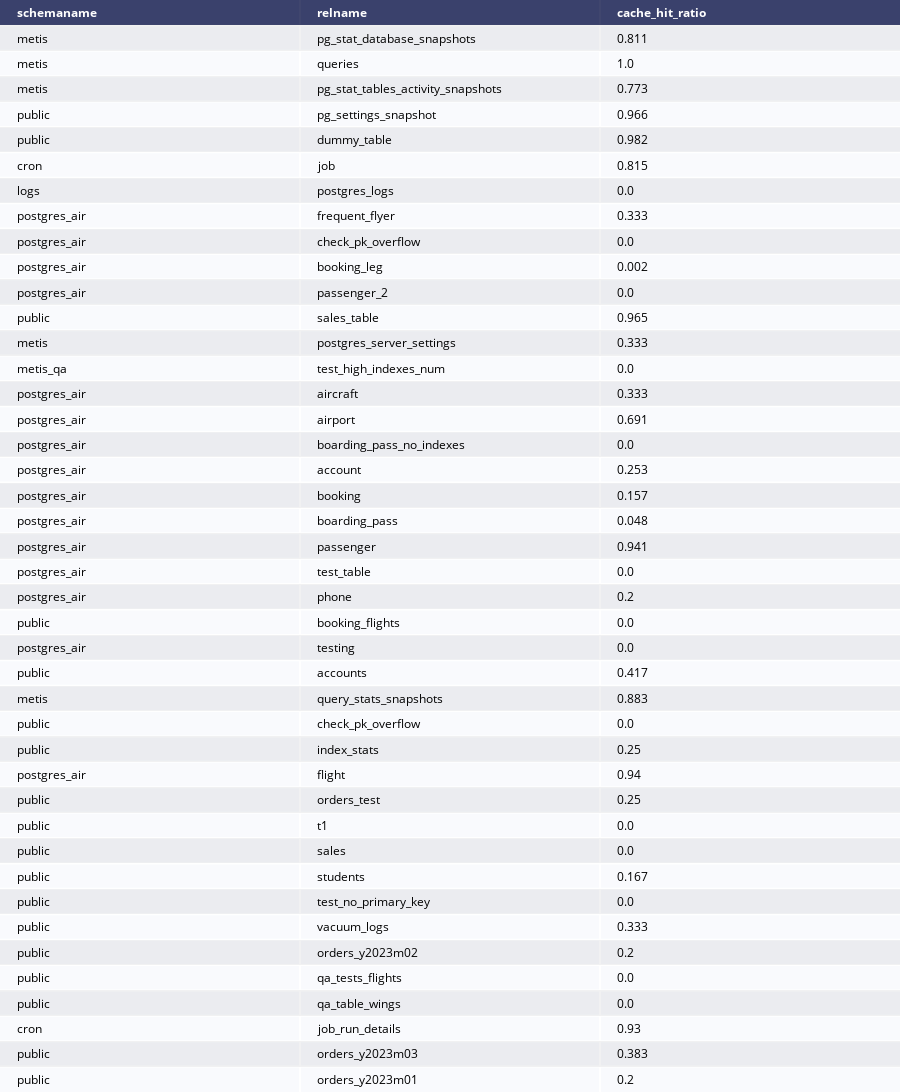

The code cell stored with this chart in its notebook:
### Markdown cell above
## Tables (in a single DB) Cache Hit Ratio.
Postgres caches recent queries in memory called the shared buffer cache (shared_buffers in postgresql.conf). The pg_statio_user_tables has as rows representing various stats on each of the (user) tables. The two columns of interest we’ll be looking at are:

* pg_statio_user_tables.heap_blks_read — Number of disk blocks read from a table (ie. missed cache)
* pg_statio_user_tables.heap_blks_hits — Number of buffer hits from this table (ie. cache hit)

TODO: also show the actual table size and the actual size of the table in the buffer now.

### Code cell
query_ccnnections_metrics = """
SELECT 
  schemaname, 
  pg_class.relname, 
  ROUND(
    CASE 
      WHEN heap_blks_hit + heap_blks_read = 0 
      THEN 0 
      ELSE heap_blks_hit::decimal / (heap_blks_hit + heap_blks_read) 
    END, 
    3
  ) as cache_hit_ratio
FROM 
  pg_statio_user_tables 
  JOIN pg_class ON pg_statio_user_tables.relid = pg_class.oid 
  JOIN pg_namespace ON pg_namespace.oid = pg_class.relnamespace;
"""

df_tables = pd.read_sql_query(query_ccnnections_metrics, connection)
table = ff.create_table(df_tables[['schemaname', 'relname', 'cache_hit_ratio']])

table.show()

### Figure 1 — Plotly figure (JSON) as saved in the notebook; plotly's stock layout.template omitted (floating-point values rounded to 4 significant figures; data arrays with more than 128 entries replaced by an {"elided": "..."} marker saying what was removed)
{"data": [{"colorscale": [[0, "#00083e"], [0.5, "#ededee"], [1, "#ffffff"]], "hoverinfo": "none", "opacity": 0.75, "showscale": false, "type": "heatmap", "z": {"elided": "43x3 float values"}}], "layout": {"annotations": [{"align": "left", "font": {"color": "#ffffff"}, "showarrow": false, "text": "<b>schemaname</b>", "x": -0.45, "xanchor": "left", "xref": "x", "y": 0, "yref": "y"}, {"align": "left", "font": {"color": "#ffffff"}, "showarrow": false, "text": "<b>relname</b>", "x": 0.55, "xanchor": "left", "xref": "x", "y": 0, "yref": "y"}, {"align": "left", "font": {"color": "#ffffff"}, "showarrow": false, "text": "<b>cache_hit_ratio</b>", "x": 1.55, "xanchor": "left", "xref": "x", "y": 0, "yref": "y"}, {"align": "left", "font": {"color": "#000000"}, "showarrow": false, "text": "metis", "x": -0.45, "xanchor": "left", "xref": "x", "y": 1, "yref": "y"}, {"align": "left", "font": {"color": "#000000"}, "showarrow": false, "text": "pg_stat_database_snapshots", "x": 0.55, "xanchor": "left", "xref": "x", "y": 1, "yref": "y"}, {"align": "left", "font": {"color": "#000000"}, "showarrow": false, "text": "0.811", "x": 1.55, "xanchor": "left", "xref": "x", "y": 1, "yref": "y"}, {"align": "left", "font": {"color": "#000000"}, "showarrow": false, "text": "metis", "x": -0.45, "xanchor": "left", "xref": "x", "y": 2, "yref": "y"}, {"align": "left", "font": {"color": "#000000"}, "showarrow": false, "text": "queries", "x": 0.55, "xanchor": "left", "xref": "x", "y": 2, "yref": "y"}, {"align": "left", "font": {"color": "#000000"}, "showarrow": false, "text": "1.0", "x": 1.55, "xanchor": "left", "xref": "x", "y": 2, "yref": "y"}, {"align": "left", "font": {"color": "#000000"}, "showarrow": false, "text": "metis", "x": -0.45, "xanchor": "left", "xref": "x", "y": 3, "yref": "y"}, {"align": "left", "font": {"color": "#000000"}, "showarrow": false, "text": "pg_stat_tables_activity_snapshots", "x": 0.55, "xanchor": "left", "xref": "x", "y": 3, "yref": "y"}, {"align": "left", "font": {"color": "#000000"}, "showarrow": false, "text": "0.773", "x": 1.55, "xanchor": "left", "xref": "x", "y": 3, "yref": "y"}, {"align": "left", "font": {"color": "#000000"}, "showarrow": false, "text": "public", "x": -0.45, "xanchor": "left", "xref": "x", "y": 4, "yref": "y"}, {"align": "left", "font": {"color": "#000000"}, "showarrow": false, "text": "pg_settings_snapshot", "x": 0.55, "xanchor": "left", "xref": "x", "y": 4, "yref": "y"}, {"align": "left", "font": {"color": "#000000"}, "showarrow": false, "text": "0.966", "x": 1.55, "xanchor": "left", "xref": "x", "y": 4, "yref": "y"}, {"align": "left", "font": {"color": "#000000"}, "showarrow": false, "text": "public", "x": -0.45, "xanchor": "left", "xref": "x", "y": 5, "yref": "y"}, {"align": "left", "font": {"color": "#000000"}, "showarrow": false, "text": "dummy_table", "x": 0.55, "xanchor": "left", "xref": "x", "y": 5, "yref": "y"}, {"align": "left", "font": {"color": "#000000"}, "showarrow": false, "text": "0.982", "x": 1.55, "xanchor": "left", "xref": "x", "y": 5, "yref": "y"}, {"align": "left", "font": {"color": "#000000"}, "showarrow": false, "text": "cron", "x": -0.45, "xanchor": "left", "xref": "x", "y": 6, "yref": "y"}, {"align": "left", "font": {"color": "#000000"}, "showarrow": false, "text": "job", "x": 0.55, "xanchor": "left", "xref": "x", "y": 6, "yref": "y"}, {"align": "left", "font": {"color": "#000000"}, "showarrow": false, "text": "0.815", "x": 1.55, "xanchor": "left", "xref": "x", "y": 6, "yref": "y"}, {"align": "left", "font": {"color": "#000000"}, "showarrow": false, "text": "logs", "x": -0.45, "xanchor": "left", "xref": "x", "y": 7, "yref": "y"}, {"align": "left", "font": {"color": "#000000"}, "showarrow": false, "text": "postgres_logs", "x": 0.55, "xanchor": "left", "xref": "x", "y": 7, "yref": "y"}, {"align": "left", "font": {"color": "#000000"}, "showarrow": false, "text": "0.0", "x": 1.55, "xanchor": "left", "xref": "x", "y": 7, "yref": "y"}, {"align": "left", "font": {"color": "#000000"}, "showarrow": false, "text": "postgres_air", "x": -0.45, "xanchor": "left", "xref": "x", "y": 8, "yref": "y"}, {"align": "left", "font": {"color": "#000000"}, "showarrow": false, "text": "frequent_flyer", "x": 0.55, "xanchor": "left", "xref": "x", "y": 8, "yref": "y"}, {"align": "left", "font": {"color": "#000000"}, "showarrow": false, "text": "0.333", "x": 1.55, "xanchor": "left", "xref": "x", "y": 8, "yref": "y"}, {"align": "left", "font": {"color": "#000000"}, "showarrow": false, "text": "postgres_air", "x": -0.45, "xanchor": "left", "xref": "x", "y": 9, "yref": "y"}, {"align": "left", "font": {"color": "#000000"}, "showarrow": false, "text": "check_pk_overflow", "x": 0.55, "xanchor": "left", "xref": "x", "y": 9, "yref": "y"}, {"align": "left", "font": {"color": "#000000"}, "showarrow": false, "text": "0.0", "x": 1.55, "xanchor": "left", "xref": "x", "y": 9, "yref": "y"}, {"align": "left", "font": {"color": "#000000"}, "showarrow": false, "text": "postgres_air", "x": -0.45, "xanchor": "left", "xref": "x", "y": 10, "yref": "y"}, {"align": "left", "font": {"color": "#000000"}, "showarrow": false, "text": "booking_leg", "x": 0.55, "xanchor": "left", "xref": "x", "y": 10, "yref": "y"}, {"align": "left", "font": {"color": "#000000"}, "showarrow": false, "text": "0.002", "x": 1.55, "xanchor": "left", "xref": "x", "y": 10, "yref": "y"}, {"align": "left", "font": {"color": "#000000"}, "showarrow": false, "text": "postgres_air", "x": -0.45, "xanchor": "left", "xref": "x", "y": 11, "yref": "y"}, {"align": "left", "font": {"color": "#000000"}, "showarrow": false, "text": "passenger_2", "x": 0.55, "xanchor": "left", "xref": "x", "y": 11, "yref": "y"}, {"align": "left", "font": {"color": "#000000"}, "showarrow": false, "text": "0.0", "x": 1.55, "xanchor": "left", "xref": "x", "y": 11, "yref": "y"}, {"align": "left", "font": {"color": "#000000"}, "showarrow": false, "text": "public", "x": -0.45, "xanchor": "left", "xref": "x", "y": 12, "yref": "y"}, {"align": "left", "font": {"color": "#000000"}, "showarrow": false, "text": "sales_table", "x": 0.55, "xanchor": "left", "xref": "x", "y": 12, "yref": "y"}, {"align": "left", "font": {"color": "#000000"}, "showarrow": false, "text": "0.965", "x": 1.55, "xanchor": "left", "xref": "x", "y": 12, "yref": "y"}, {"align": "left", "font": {"color": "#000000"}, "showarrow": false, "text": "metis", "x": -0.45, "xanchor": "left", "xref": "x", "y": 13, "yref": "y"}, {"align": "left", "font": {"color": "#000000"}, "showarrow": false, "text": "postgres_server_settings", "x": 0.55, "xanchor": "left", "xref": "x", "y": 13, "yref": "y"}, {"align": "left", "font": {"color": "#000000"}, "showarrow": false, "text": "0.333", "x": 1.55, "xanchor": "left", "xref": "x", "y": 13, "yref": "y"}, {"align": "left", "font": {"color": "#000000"}, "showarrow": false, "text": "metis_qa", "x": -0.45, "xanchor": "left", "xref": "x", "y": 14, "yref": "y"}, {"align": "left", "font": {"color": "#000000"}, "showarrow": false, "text": "test_high_indexes_num", "x": 0.55, "xanchor": "left", "xref": "x", "y": 14, "yref": "y"}, {"align": "left", "font": {"color": "#000000"}, "showarrow": false, "text": "0.0", "x": 1.55, "xanchor": "left", "xref": "x", "y": 14, "yref": "y"}, {"align": "left", "font": {"color": "#000000"}, "showarrow": false, "text": "postgres_air", "x": -0.45, "xanchor": "left", "xref": "x", "y": 15, "yref": "y"}, {"align": "left", "font": {"color": "#000000"}, "showarrow": false, "text": "aircraft", "x": 0.55, "xanchor": "left", "xref": "x", "y": 15, "yref": "y"}, {"align": "left", "font": {"color": "#000000"}, "showarrow": false, "text": "0.333", "x": 1.55, "xanchor": "left", "xref": "x", "y": 15, "yref": "y"}, {"align": "left", "font": {"color": "#000000"}, "showarrow": false, "text": "postgres_air", "x": -0.45, "xanchor": "left", "xref": "x", "y": 16, "yref": "y"}, {"align": "left", "font": {"color": "#000000"}, "showarrow": false, "text": "airport", "x": 0.55, "xanchor": "left", "xref": "x", "y": 16, "yref": "y"}, {"align": "left", "font": {"color": "#000000"}, "showarrow": false, "text": "0.691", "x": 1.55, "xanchor": "left", "xref": "x", "y": 16, "yref": "y"}, {"align": "left", "font": {"color": "#000000"}, "showarrow": false, "text": "postgres_air", "x": -0.45, "xanchor": "left", "xref": "x", "y": 17, "yref": "y"}, {"align": "left", "font": {"color": "#000000"}, "showarrow": false, "text": "boarding_pass_no_indexes", "x": 0.55, "xanchor": "left", "xref": "x", "y": 17, "yref": "y"}, {"align": "left", "font": {"color": "#000000"}, "showarrow": false, "text": "0.0", "x": 1.55, "xanchor": "left", "xref": "x", "y": 17, "yref": "y"}, {"align": "left", "font": {"color": "#000000"}, "showarrow": false, "text": "postgres_air", "x": -0.45, "xanchor": "left", "xref": "x", "y": 18, "yref": "y"}, {"align": "left", "font": {"color": "#000000"}, "showarrow": false, "text": "account", "x": 0.55, "xanchor": "left", "xref": "x", "y": 18, "yref": "y"}, {"align": "left", "font": {"color": "#000000"}, "showarrow": false, "text": "0.253", "x": 1.55, "xanchor": "left", "xref": "x", "y": 18, "yref": "y"}, {"align": "left", "font": {"color": "#000000"}, "showarrow": false, "text": "postgres_air", "x": -0.45, "xanchor": "left", "xref": "x", "y": 19, "yref": "y"}, {"align": "left", "font": {"color": "#000000"}, "showarrow": false, "text": "booking", "x": 0.55, "xanchor": "left", "xref": "x", "y": 19, "yref": "y"}, {"align": "left", "font": {"color": "#000000"}, "showarrow": false, "text": "0.157", "x": 1.55, "xanchor": "left", "xref": "x", "y": 19, "yref": "y"}, {"align": "left", "font": {"color": "#000000"}, "showarrow": false, "text": "postgres_air", "x": -0.45, "xanchor": "left", "xref": "x", "y": 20, "yref": "y"}, {"align": "left", "font": {"color": "#000000"}, "showarrow": false, "text": "boarding_pass", "x": 0.55, "xanchor": "left", "xref": "x", "y": 20, "yref": "y"}, {"align": "left", "font": {"color": "#000000"}, "showarrow": false, "text": "0.048", "x": 1.55, "xanchor": "left", "xref": "x", "y": 20, "yref": "y"}, {"align": "left", "font": {"color": "#000000"}, "showarrow": false, "text": "postgres_air", "x": -0.45, "xanchor": "left", "xref": "x", "y": 21, "yref": "y"}, {"align": "left", "font": {"color": "#000000"}, "showarrow": false, "text": "passenger", "x": 0.55, "xanchor": "left", "xref": "x", "y": 21, "yref": "y"}, {"align": "left", "font": {"color": "#000000"}, "showarrow": false, "text": "0.941", "x": 1.55, "xanchor": "left", "xref": "x", "y": 21, "yref": "y"}, {"align": "left", "font": {"color": "#000000"}, "showarrow": false, "text": "postgres_air", "x": -0.45, "xanchor": "left", "xref": "x", "y": 22, "yref": "y"}, {"align": "left", "font": {"color": "#000000"}, "showarrow": false, "text": "test_table", "x": 0.55, "xanchor": "left", "xref": "x", "y": 22, "yref": "y"}, {"align": "left", "font": {"color": "#000000"}, "showarrow": false, "text": "0.0", "x": 1.55, "xanchor": "left", "xref": "x", "y": 22, "yref": "y"}, {"align": "left", "font": {"color": "#000000"}, "showarrow": false, "text": "postgres_air", "x": -0.45, "xanchor": "left", "xref": "x", "y": 23, "yref": "y"}, {"align": "left", "font": {"color": "#000000"}, "showarrow": false, "text": "phone", "x": 0.55, "xanchor": "left", "xref": "x", "y": 23, "yref": "y"}, {"align": "left", "font": {"color": "#000000"}, "showarrow": false, "text": "0.2", "x": 1.55, "xanchor": "left", "xref": "x", "y": 23, "yref": "y"}, {"align": "left", "font": {"color": "#000000"}, "showarrow": false, "text": "public", "x": -0.45, "xanchor": "left", "xref": "x", "y": 24, "yref": "y"}, {"align": "left", "font": {"color": "#000000"}, "showarrow": false, "text": "booking_flights", "x": 0.55, "xanchor": "left", "xref": "x", "y": 24, "yref": "y"}, {"align": "left", "font": {"color": "#000000"}, "showarrow": false, "text": "0.0", "x": 1.55, "xanchor": "left", "xref": "x", "y": 24, "yref": "y"}, {"align": "left", "font": {"color": "#000000"}, "showarrow": false, "text": "postgres_air", "x": -0.45, "xanchor": "left", "xref": "x", "y": 25, "yref": "y"}, {"align": "left", "font": {"color": "#000000"}, "showarrow": false, "text": "testing", "x": 0.55, "xanchor": "left", "xref": "x", "y": 25, "yref": "y"}, {"align": "left", "font": {"color": "#000000"}, "showarrow": false, "text": "0.0", "x": 1.55, "xanchor": "left", "xref": "x", "y": 25, "yref": "y"}, {"align": "left", "font": {"color": "#000000"}, "showarrow": false, "text": "public", "x": -0.45, "xanchor": "left", "xref": "x", "y": 26, "yref": "y"}, {"align": "left", "font": {"color": "#000000"}, "showarrow": false, "text": "accounts", "x": 0.55, "xanchor": "left", "xref": "x", "y": 26, "yref": "y"}, {"align": "left", "font": {"color": "#000000"}, "showarrow": false, "text": "0.417", "x": 1.55, "xanchor": "left", "xref": "x", "y": 26, "yref": "y"}, {"align": "left", "font": {"color": "#000000"}, "showarrow": false, "text": "metis", "x": -0.45, "xanchor": "left", "xref": "x", "y": 27, "yref": "y"}, {"align": "left", "font": {"color": "#000000"}, "showarrow": false, "text": "query_stats_snapshots", "x": 0.55, "xanchor": "left", "xref": "x", "y": 27, "yref": "y"}, {"align": "left", "font": {"color": "#000000"}, "showarrow": false, "text": "0.883", "x": 1.55, "xanchor": "left", "xref": "x", "y": 27, "yref": "y"}, {"align": "left", "font": {"color": "#000000"}, "showarrow": false, "text": "public", "x": -0.45, "xanchor": "left", "xref": "x", "y": 28, "yref": "y"}, {"align": "left", "font": {"color": "#000000"}, "showarrow": false, "text": "check_pk_overflow", "x": 0.55, "xanchor": "left", "xref": "x", "y": 28, "yref": "y"}, {"align": "left", "font": {"color": "#000000"}, "showarrow": false, "text": "0.0", "x": 1.55, "xanchor": "left", "xref": "x", "y": 28, "yref": "y"}, {"align": "left", "font": {"color": "#000000"}, "showarrow": false, "text": "public", "x": -0.45, "xanchor": "left", "xref": "x", "y": 29, "yref": "y"}, {"align": "left", "font": {"color": "#000000"}, "showarrow": false, "text": "index_stats", "x": 0.55, "xanchor": "left", "xref": "x", "y": 29, "yref": "y"}, {"align": "left", "font": {"color": "#000000"}, "showarrow": false, "text": "0.25", "x": 1.55, "xanchor": "left", "xref": "x", "y": 29, "yref": "y"}, {"align": "left", "font": {"color": "#000000"}, "showarrow": false, "text": "postgres_air", "x": -0.45, "xanchor": "left", "xref": "x", "y": 30, "yref": "y"}, {"align": "left", "font": {"color": "#000000"}, "showarrow": false, "text": "flight", "x": 0.55, "xanchor": "left", "xref": "x", "y": 30, "yref": "y"}, {"align": "left", "font": {"color": "#000000"}, "showarrow": false, "text": "0.94", "x": 1.55, "xanchor": "left", "xref": "x", "y": 30, "yref": "y"}, {"align": "left", "font": {"color": "#000000"}, "showarrow": false, "text": "public", "x": -0.45, "xanchor": "left", "xref": "x", "y": 31, "yref": "y"}, {"align": "left", "font": {"color": "#000000"}, "showarrow": false, "text": "orders_test", "x": 0.55, "xanchor": "left", "xref": "x", "y": 31, "yref": "y"}, {"align": "left", "font": {"color": "#000000"}, "showarrow": false, "text": "0.25", "x": 1.55, "xanchor": "left", "xref": "x", "y": 31, "yref": "y"}, {"align": "left", "font": {"color": "#000000"}, "showarrow": false, "text": "public", "x": -0.45, "xanchor": "left", "xref": "x", "y": 32, "yref": "y"}, {"align": "left", "font": {"color": "#000000"}, "showarrow": false, "text": "t1", "x": 0.55, "xanchor": "left", "xref": "x", "y": 32, "yref": "y"}, {"align": "left", "font": {"color": "#000000"}, "showarrow": false, "text": "0.0", "x": 1.55, "xanchor": "left", "xref": "x", "y": 32, "yref": "y"}, {"align": "left", "font": {"color": "#000000"}, "showarrow": false, "text": "public", "x": -0.45, "xanchor": "left", "xref": "x", "y": 33, "yref": "y"}, {"align": "left", "font": {"color": "#000000"}, "showarrow": false, "text": "sales", "x": 0.55, "xanchor": "left", "xref": "x", "y": 33, "yref": "y"}, {"align": "left", "font": {"color": "#000000"}, "showarrow": false, "text": "0.0", "x": 1.55, "xanchor": "left", "xref": "x", "y": 33, "yref": "y"}, {"align": "left", "font": {"color": "#000000"}, "showarrow": false, "text": "public", "x": -0.45, "xanchor": "left", "xref": "x", "y": 34, "yref": "y"}, {"align": "left", "font": {"color": "#000000"}, "showarrow": false, "text": "students", "x": 0.55, "xanchor": "left", "xref": "x", "y": 34, "yref": "y"}, {"align": "left", "font": {"color": "#000000"}, "showarrow": false, "text": "0.167", "x": 1.55, "xanchor": "left", "xref": "x", "y": 34, "yref": "y"}, {"align": "left", "font": {"color": "#000000"}, "showarrow": false, "text": "public", "x": -0.45, "xanchor": "left", "xref": "x", "y": 35, "yref": "y"}, {"align": "left", "font": {"color": "#000000"}, "showarrow": false, "text": "test_no_primary_key", "x": 0.55, "xanchor": "left", "xref": "x", "y": 35, "yref": "y"}, {"align": "left", "font": {"color": "#000000"}, "showarrow": false, "text": "0.0", "x": 1.55, "xanchor": "left", "xref": "x", "y": 35, "yref": "y"}, {"align": "left", "font": {"color": "#000000"}, "showarrow": false, "text": "public", "x": -0.45, "xanchor": "left", "xref": "x", "y": 36, "yref": "y"}, {"align": "left", "font": {"color": "#000000"}, "showarrow": false, "text": "vacuum_logs", "x": 0.55, "xanchor": "left", "xref": "x", "y": 36, "yref": "y"}, {"align": "left", "font": {"color": "#000000"}, "showarrow": false, "text": "0.333", "x": 1.55, "xanchor": "left", "xref": "x", "y": 36, "yref": "y"}, {"align": "left", "font": {"color": "#000000"}, "showarrow": false, "text": "public", "x": -0.45, "xanchor": "left", "xref": "x", "y": 37, "yref": "y"}, {"align": "left", "font": {"color": "#000000"}, "showarrow": false, "text": "orders_y2023m02", "x": 0.55, "xanchor": "left", "xref": "x", "y": 37, "yref": "y"}, {"align": "left", "font": {"color": "#000000"}, "showarrow": false, "text": "0.2", "x": 1.55, "xanchor": "left", "xref": "x", "y": 37, "yref": "y"}, {"align": "left", "font": {"color": "#000000"}, "showarrow": false, "text": "public", "x": -0.45, "xanchor": "left", "xref": "x", "y": 38, "yref": "y"}, {"align": "left", "font": {"color": "#000000"}, "showarrow": false, "text": "qa_tests_flights", "x": 0.55, "xanchor": "left", "xref": "x", "y": 38, "yref": "y"}, {"align": "left", "font": {"color": "#000000"}, "showarrow": false, "text": "0.0", "x": 1.55, "xanchor": "left", "xref": "x", "y": 38, "yref": "y"}, {"align": "left", "font": {"color": "#000000"}, "showarrow": false, "text": "public", "x": -0.45, "xanchor": "left", "xref": "x", "y": 39, "yref": "y"}, {"align": "left", "font": {"color": "#000000"}, "showarrow": false, "text": "qa_table_wings", "x": 0.55, "xanchor": "left", "xref": "x", "y": 39, "yref": "y"}, {"align": "left", "font": {"color": "#000000"}, "showarrow": false, "text": "0.0", "x": 1.55, "xanchor": "left", "xref": "x", "y": 39, "yref": "y"}, {"align": "left", "font": {"color": "#000000"}, "showarrow": false, "text": "cron", "x": -0.45, "xanchor": "left", "xref": "x", "y": 40, "yref": "y"}, {"align": "left", "font": {"color": "#000000"}, "showarrow": false, "text": "job_run_details", "x": 0.55, "xanchor": "left", "xref": "x", "y": 40, "yref": "y"}, {"align": "left", "font": {"color": "#000000"}, "showarrow": false, "text": "0.93", "x": 1.55, "xanchor": "left", "xref": "x", "y": 40, "yref": "y"}, {"align": "left", "font": {"color": "#000000"}, "showarrow": false, "text": "public", "x": -0.45, "xanchor": "left", "xref": "x", "y": 41, "yref": "y"}, {"align": "left", "font": {"color": "#000000"}, "showarrow": false, "text": "orders_y2023m03", "x": 0.55, "xanchor": "left", "xref": "x", "y": 41, "yref": "y"}, {"align": "left", "font": {"color": "#000000"}, "showarrow": false, "text": "0.383", "x": 1.55, "xanchor": "left", "xref": "x", "y": 41, "yref": "y"}, {"align": "left", "font": {"color": "#000000"}, "showarrow": false, "text": "public", "x": -0.45, "xanchor": "left", "xref": "x", "y": 42, "yref": "y"}, {"align": "left", "font": {"color": "#000000"}, "showarrow": false, "text": "orders_y2023m01", "x": 0.55, "xanchor": "left", "xref": "x", "y": 42, "yref": "y"}, {"align": "left", "font": {"color": "#000000"}, "showarrow": false, "text": "0.2", "x": 1.55, "xanchor": "left", "xref": "x", "y": 42, "yref": "y"}], "height": 1340, "margin": {"b": 0, "l": 0, "r": 0, "t": 0}, "xaxis": {"dtick": 1, "gridwidth": 2, "showticklabels": false, "tick0": -0.5, "ticks": "", "zeroline": false}, "yaxis": {"autorange": "reversed", "dtick": 1, "gridwidth": 2, "showticklabels": false, "tick0": 0.5, "ticks": "", "zeroline": false}}}
